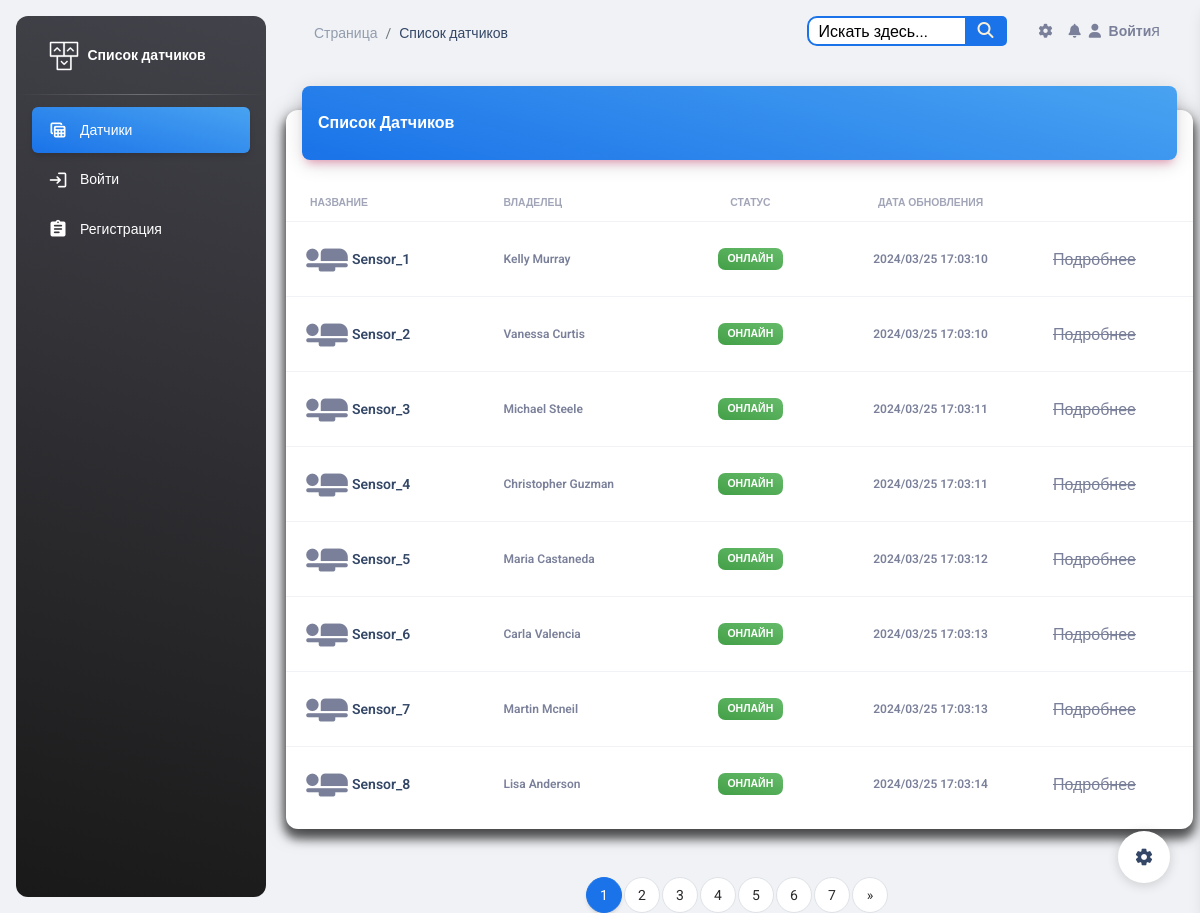
The app's page /, older data.
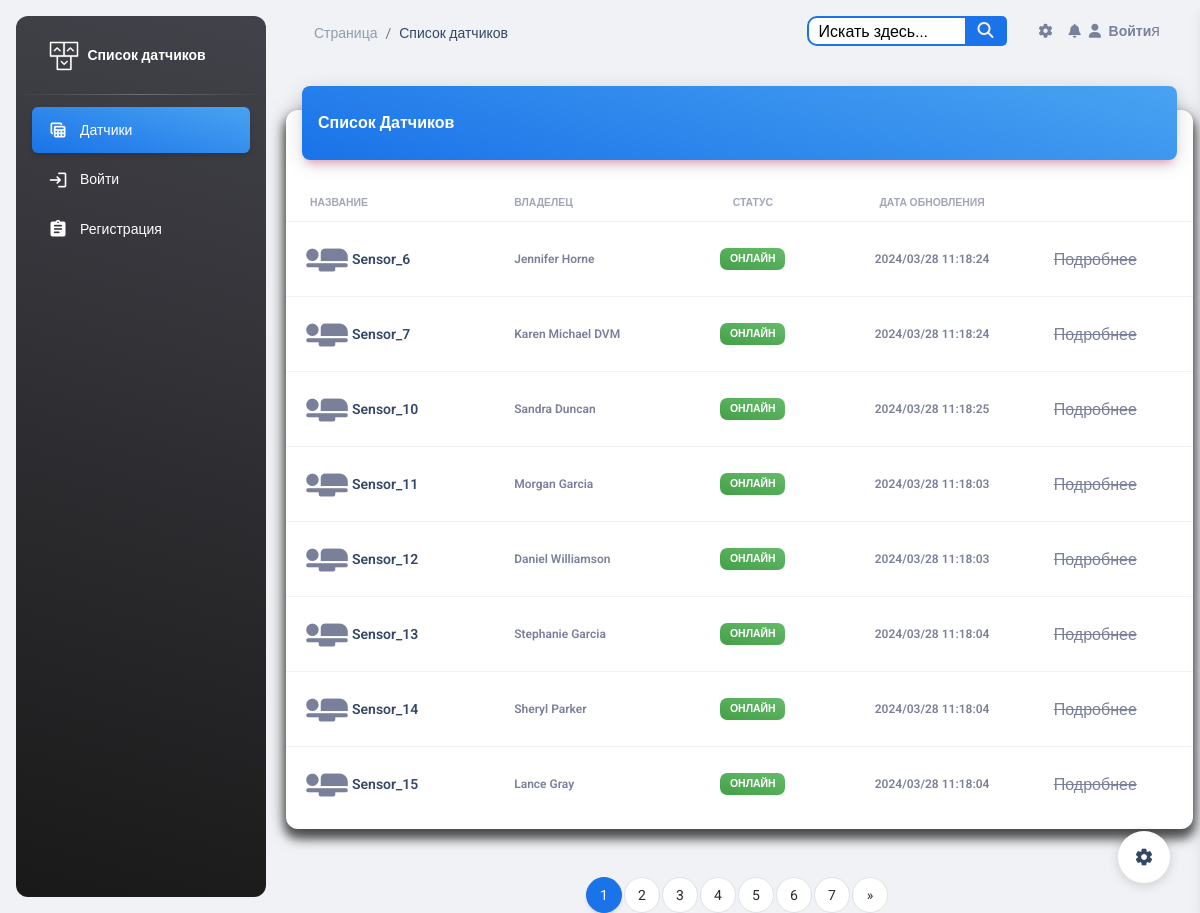
The same page, newer data.
### esp_sensor/models.py (models this page shows, shortened)
class Sensor(models.Model):
    id = models.AutoField(primary_key=True)
    name = models.CharField('Имя датчика', max_length=100, unique=True)
    slug = models.SlugField(max_length=255, unique=True, db_index=True, verbose_name="URL")
    description = models.TextField('Описание', blank=True)
    owner = models.CharField("Владелец", max_length=100, blank=True)
    date_added = models.DateTimeField('Дата добавления', auto_now=True)
    country = models.ManyToManyField(Country, blank=True, verbose_name='Страна')
    city = models.ManyToManyField(City, blank=True, verbose_name='Город')
    inclusions = models.IntegerField("Количество включений", default=0)
    power = models.IntegerField(default=0,
                                blank=True,
                                verbose_name='Мощность',
                                validators=[MinValueValidator(0), MaxValueValidator(100)])
    watt = models.IntegerField("Потребление мощности", default=0)
    volt = models.IntegerField("Электрическое напряжение", default=0)
    work = models.BooleanField('Онлайн', default=True)
    blocked = models.BooleanField('Заблокирован', default=False)
    temperature = models.FloatField('Температура', default=0)
    fan_speed = models.IntegerField('Скорость кулера', default=0)
    def is_blocked(self):
        return self.blocked
    class Meta:
        verbose_name = 'Датчик'
        verbose_name_plural = 'Датчики'

### esp_sensor/views.py (the view)
# urls.py: path('', SensorListView.as_view(), name='sensor_list'),
class SensorListView(ListView):
    model = Sensor
    template_name = 'sensor/sensor_list.html'
    context_object_name = 'sensors'
    paginate_by = 8
    def get_queryset(self):
        return Sensor.objects.order_by('id')
    def get_context_data(self, **kwargs):
        context = super().get_context_data(**kwargs)
        sensors = context['sensors']
        for sensor in sensors:
            latest_log = sensor.sensorlog_set.last()
            if latest_log:
                sensor.last_updated = latest_log.timestamp
            else:
                sensor.last_updated = sensor.date_added
        return context

### templates/sensor/sensor_list.html (shortened to what the changed rows need)
{% load static %}
{% include 'base.html' %}
<body class="g-sidenav-show  bg-gray-200">
<main class="main-content position-relative max-height-vh-100 h-100 border-radius-lg ">
    <div class="container-fluid py-4">
        <div class="row">
            <div class="col-12">
                <div class="card my-4">
                    <div class="card-body px-0 pb-2">
                        <div class="table-responsive p-0">
                            <table class="table align-items-center mb-0">
                                <thead>
                                <tr>
                                    <th class="text-uppercase text-secondary text-xxs font-weight-bolder opacity-7">
                                        Название
                                    </th>
                                    <th class="text-uppercase text-secondary text-xxs font-weight-bolder opacity-7 ps-2">
                                        Владелец
                                    </th>
                                    <th class="text-center text-uppercase text-secondary text-xxs font-weight-bolder opacity-7">
                                        Статус
                                    </th>
                                    <th class="text-center text-uppercase text-secondary text-xxs font-weight-bolder opacity-7">
                                        Дата обновления
                                    </th>
                                    <th class="text-secondary opacity-7"></th>
                                </tr>
                                </thead>
                                <tbody>
                                {% for sensor in sensors %}
                                    <tr>
                                        <td>
                                            <div class="d-flex px-2 py-1">
                                                <div>
                                                    <i class="material-icons"
                                                       style="font-size: 50px;">airline_seat_flat</i>
                                                </div>
                                                <div class="d-flex flex-column justify-content-center">
                                                    <a href="{% url 'sensor_detail' sensor.pk %}"
                                                       class="text-secondary font-weight-bold text-xs"
                                                       data-toggle="tooltip" data-original-title="Edit user">
                                                        <h6 class="mb-0 text-sm">{{ sensor.name }}</h6>
                                                    </a>
                                                </div>
                                            </div>
                                        </td>
                                        <td>
                                            <p class="text-xs font-weight-bold mb-0">{{ sensor.owner }}</p>
                                        </td>
                                        <td class="align-middle text-center text-sm">
                                            {% if sensor.is_blocked %}
                                                <span class="badge badge-sm bg-gradient-danger">Заблокирован</span>
                                            {% else %}
                                                {% if sensor.work %}
                                                    <span class="badge badge-sm bg-gradient-success">Онлайн</span>
                                                {% else %}
                                                    <span class="badge badge-sm bg-gradient-secondary">Оффлайн</span>
                                                {% endif %}
                                            {% endif %}
                                        </td>
                                        <td class="align-middle text-center">
                                            <span class="text-secondary text-xs font-weight-bold">{{ sensor.last_updated | date:"Y/m/d H:i:s" }}</span>
                                        </td>
                                        {% if user.is_authenticated %}
                                            <td class="align-middle">
                                                <a href="{% url 'sensor_detail' sensor.pk %}"
                                                   class="text-secondary font-weight-bold text-xs"
                                                   data-toggle="tooltip" data-original-title="Edit user">
                                                    Подробнее
                                                </a>
                                            </td>
                                        {% else %}
                                            <td class="align-middle">
                                                <span style="text-decoration: line-through;">Подробнее</span>
                                            </td>
                                        {% endif %}
                                    </tr>
                                {% endfor %}
                                </tbody>
                            </table>
                        </div>
                    </div>
                </div>
            </div>
        </div>
    </div>
    <div>
        <nav aria-label="Page navigation example">
            <ul class="pagination justify-content-center">
                {% for p in paginator.page_range %}
                    {% if page_obj.number == p %}
                        <li class="page-item active"><span class="page-link" style="color:#ffffff;">{{ p }}</span></li>
                    {% else %}
                        <li class="page-item"><a class="page-link" href="?q={{ query }}&page={{ p }}">{{ p }}</a>
                        </li>
                    {% endif %}
                {% endfor %}
            </ul>
        </nav>
    </div>
</main>
</body>

Row changes from the older to the newer data that the page shows:
removed Sensor: name "Sensor_1", owner "Kelly Murray", blocked "ОНЛАЙН", last_updated "2024/03/25 17:03:10"
removed Sensor: name "Sensor_2", owner "Vanessa Curtis", blocked "ОНЛАЙН", last_updated "2024/03/25 17:03:10"
removed Sensor: name "Sensor_3", owner "Michael Steele", blocked "ОНЛАЙН", last_updated "2024/03/25 17:03:11"
removed Sensor: name "Sensor_4", owner "Christopher Guzman", blocked "ОНЛАЙН", last_updated "2024/03/25 17:03:11"
removed Sensor: name "Sensor_5", owner "Maria Castaneda", blocked "ОНЛАЙН", last_updated "2024/03/25 17:03:12"
removed Sensor: name "Sensor_8", owner "Lisa Anderson", blocked "ОНЛАЙН", last_updated "2024/03/25 17:03:14"
changed Sensor "Sensor_6": owner "Carla Valencia" → "Jennifer Horne"; last_updated "2024/03/25 17:03:13" → "2024/03/28 11:18:24"
changed Sensor "Sensor_7": owner "Martin Mcneil" → "Karen Michael DVM"; last_updated "2024/03/25 17:03:13" → "2024/03/28 11:18:24"
now on this page (row edited): Sensor: name "Sensor_10", owner "Sandra Duncan", blocked "ОНЛАЙН", last_updated "2024/03/28 11:18:25"
now on this page (row edited): Sensor: name "Sensor_11", owner "Morgan Garcia", blocked "ОНЛАЙН", last_updated "2024/03/28 11:18:03"
now on this page (row edited): Sensor: name "Sensor_12", owner "Daniel Williamson", blocked "ОНЛАЙН", last_updated "2024/03/28 11:18:03"
now on this page (row edited): Sensor: name "Sensor_13", owner "Stephanie Garcia", blocked "ОНЛАЙН", last_updated "2024/03/28 11:18:04"
now on this page (row edited): Sensor: name "Sensor_14", owner "Sheryl Parker", blocked "ОНЛАЙН", last_updated "2024/03/28 11:18:04"
now on this page (row edited): Sensor: name "Sensor_15", owner "Lance Gray", blocked "ОНЛАЙН", last_updated "2024/03/28 11:18:04"
